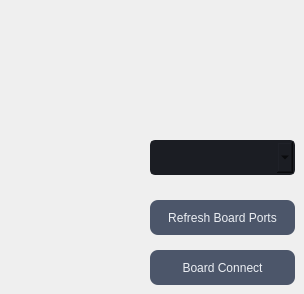
    <widget class="QWidget" name="board_coms">
     <widget class="QPushButton" name="board_coms_refresh">
      <property name="geometry">
       <rect>
        <x>150</x>
        <y>200</y>
        <width>145</width>
        <height>35</height>
       </rect>
      </property>
      <property name="styleSheet">
       <string notr="true">QPushButton {
    background-color: #4C566A;
    color: #ECEFF4;
    border-radius: 8px;
    padding: 6px 12px;
}

QPushButton:hover {
    background-color: #5E81AC;
}

QPushButton:pressed {
    background-color: #88C0D0;
}</string>
      </property>
      <property name="text">
       <string>Refresh Board Ports</string>
      </property>
     </widget>
     <widget class="QComboBox" name="board_coms_list">
      <property name="geometry">
       <rect>
        <x>150</x>
        <y>140</y>
        <width>145</width>
        <height>35</height>
       </rect>
      </property>
      <property name="styleSheet">
       <string notr="true">QComboBox{
	background-color: rgb(27, 29, 35);
	border-radius: 5px;
	border: 2px solid rgb(27, 29, 35);
	padding: 5px;
	padding-left: 10px;
}
QComboBox:hover{
	border: 2px solid rgb(64, 71, 88);
}
QComboBox QAbstractItemView {
	color: rgb(85, 170, 255);	
	background-color: rgb(27, 29, 35);
	padding: 10px;
	selection-background-color: rgb(39, 44, 54);
}</string>
      </property>
     </widget>
     <widget class="QPushButton" name="board_connect">
      <property name="geometry">
       <rect>
        <x>150</x>
        <y>250</y>
        <width>145</width>
        <height>35</height>
       </rect>
      </property>
      <property name="styleSheet">
       <string notr="true">QPushButton {
    background-color: #4C566A;
    color: #ECEFF4;
    border-radius: 8px;
    padding: 6px 12px;
}

QPushButton:hover {
    background-color: #5E81AC;
}

QPushButton:pressed {
    background-color: #88C0D0;
}</string>
      </property>
      <property name="text">
       <string>Board Connect</string>
      </property>
     </widget>
    </widget>
